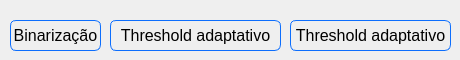
    <widget class="QWidget" name="tab_7">
     <attribute name="title">
      <string>Binarização com limiar</string>
     </attribute>
     <widget class="QPushButton" name="binarizacao">
      <property name="geometry">
       <rect>
        <x>10</x>
        <y>20</y>
        <width>91</width>
        <height>31</height>
       </rect>
      </property>
      <property name="cursor">
       <cursorShape>PointingHandCursor</cursorShape>
      </property>
      <property name="styleSheet">
       <string notr="true">QPushButton{
	font-size:16px;
	border-style:solid;
	border-width: 1px;
	border-radius: 6;
	border-color: #0d6efd;
}

QPushButton:pressed{
	font-size:16px;
	border-style:solid;
	border-width: 1px;
	border-radius: 6;
	background-color: #0d6efd;
	color: white;
}

</string>
      </property>
      <property name="text">
       <string>Binarização</string>
      </property>
     </widget>
     <widget class="QPushButton" name="binarizacao_2">
      <property name="geometry">
       <rect>
        <x>110</x>
        <y>20</y>
        <width>171</width>
        <height>31</height>
       </rect>
      </property>
      <property name="cursor">
       <cursorShape>PointingHandCursor</cursorShape>
      </property>
      <property name="styleSheet">
       <string notr="true">QPushButton{
	font-size:16px;
	border-style:solid;
	border-width: 1px;
	border-radius: 6;
	border-color: #0d6efd;
}

QPushButton:pressed{
	font-size:16px;
	border-style:solid;
	border-width: 1px;
	border-radius: 6;
	background-color: #0d6efd;
	color: white;
}

</string>
      </property>
      <property name="text">
       <string>Threshold adaptativo</string>
      </property>
     </widget>
     <widget class="QPushButton" name="binarizacao_3">
      <property name="geometry">
       <rect>
        <x>290</x>
        <y>20</y>
        <width>161</width>
        <height>31</height>
       </rect>
      </property>
      <property name="cursor">
       <cursorShape>PointingHandCursor</cursorShape>
      </property>
      <property name="styleSheet">
       <string notr="true">QPushButton{
	font-size:16px;
	border-style:solid;
	border-width: 1px;
	border-radius: 6;
	border-color: #0d6efd;
}

QPushButton:pressed{
	font-size:16px;
	border-style:solid;
	border-width: 1px;
	border-radius: 6;
	background-color: #0d6efd;
	color: white;
}

</string>
      </property>
      <property name="text">
       <string>Threshold adaptativo</string>
      </property>
     </widget>
    </widget>
